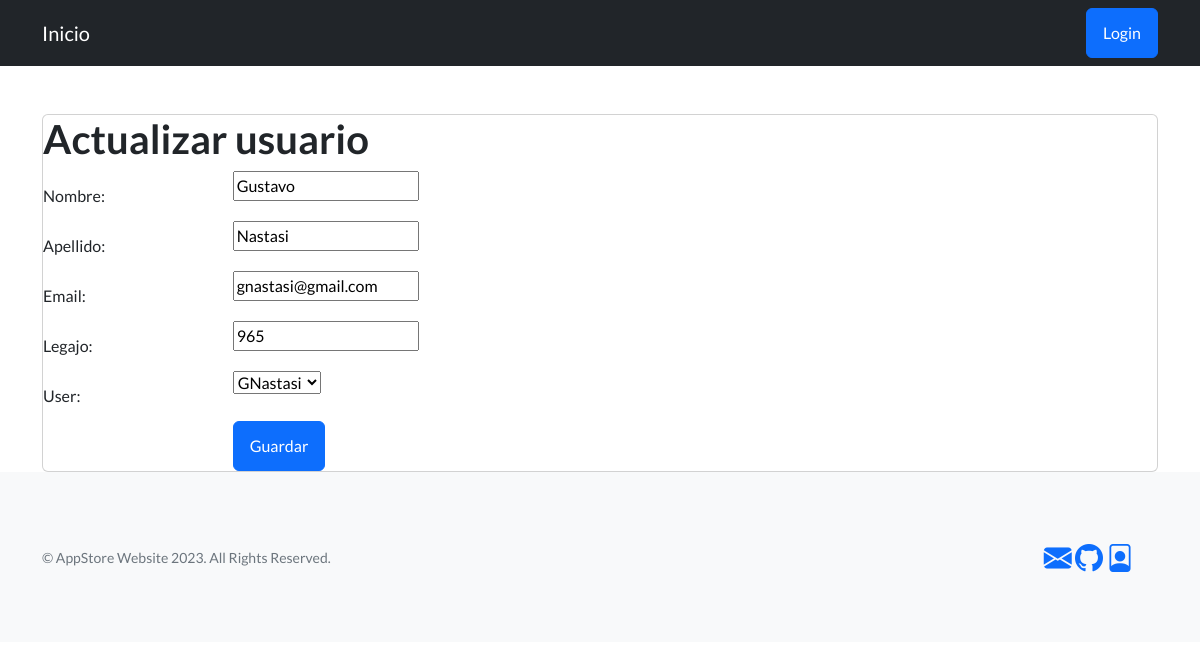
Page /app-store/actualiza-usuario/9 on the committed database.
### AppStore/models.py (models this page shows, shortened)
class Usuario(models.Model):
    nombre = models.CharField(max_length=30)
    apellido = models.CharField(max_length=30)
    email = models.EmailField(null=True)
    nroLegajo = models.IntegerField()
    user = models.OneToOneField(User, on_delete=models.CASCADE , null=True)

### AppStore/views.py (the view)
# urls.py: path('actualiza-usuario/<pk>', UsuarioUpdate.as_view(), name='ActualizarUsuario'),
class UsuarioUpdate(UpdateView):
    model = Usuario
    template_name = "usuario_update.html"
    fields = ("__all__")
    success_url = "/app-store/usuarios"

### AppStore/templates/usuario_update.html
{% extends 'main.html' %}
{% block bloqueMutable %}
<div class="container mt-5">
    <div class="card">
        <h1> Actualizar usuario</h1>
    <form action="{% url 'ActualizarUsuario' usuario.id%}" method="post">{% csrf_token %}
    <div class="form-group row">
        <label for="{{ form.nombre.id_for_label }}" class="col-sm-2 col-form-label">Nombre:</label>
        <div class="col-sm-10">
            {{ form.nombre }}
        </div>
    </div>
    <div class="form-group row">
        <label for="{{ form.apellido.id_for_label }}" class="col-sm-2 col-form-label">Apellido:</label>
        <div class="col-sm-10">
            {{ form.apellido }}
        </div>
    </div>
    <div class="form-group row">
        <label for="{{ form.email.id_for_label }}" class="col-sm-2 col-form-label">Email:</label>
        <div class="col-sm-10">
            {{ form.email }}
        </div>
    </div>
    <div class="form-group row">
        <label for="{{ form.nroLegajo.id_for_label }}" class="col-sm-2 col-form-label">Legajo:</label>
        <div class="col-sm-10">
            {{ form.nroLegajo }}
        </div>
    </div>
    <div class="form-group row">
        <label for="{{ form.user.id_for_label }}" class="col-sm-2 col-form-label">User:</label>
        <div class="col-sm-10">
            {{ form.user }}
        </div>
    </div>
    <div class="form-group row">
        <div class="col-sm-10 offset-sm-2">
            <button class="btn btn-primary" type="submit">Guardar</button>
        </div>
    </div>
</form>
</div>
</div>
{% endblock bloqueMutable %}

### rows in the picture
Usuario: nombre "Gustavo", apellido "Nastasi", email "gnastasi@gmail.com", nroLegajo "965", user "GNastasi"
